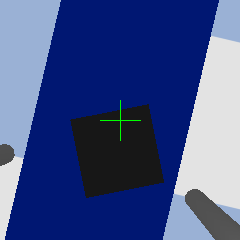
#> input picture src/new_image.png, 240 x 240 px
$ python -i vision.py   (imports and definitions only)
#> lines starting #> are read from the running program, lines starting #| are printed output that depends on the picture; after the words box and inside, x2 and y2 are one past the last pixel; in counts of white or black regions, pixels touching at a corner belong together
import numpy as np
import cv2

class VisionPipeline:
    def __init__(self, upper_brightness_limit=50, min_contour_area=500):
        self.upper_brightness_limit = upper_brightness_limit
        self.min_contour_area = min_contour_area

    def process_vision(self, img):
        color_image = img
        # Convert to HSV and extract brightness channel
        hsv_image = cv2.cvtColor(color_image, cv2.COLOR_RGB2HSV)
#> hsv_image: shape (240, 240, 3); mean H, S, V 79.6, 151.2, 136.3
        H, S, V = cv2.split(hsv_image)
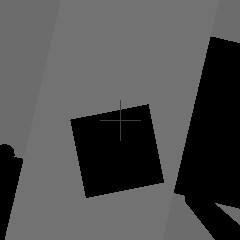
#> H: shape (240, 240); min 0, max 120, mean 79.6
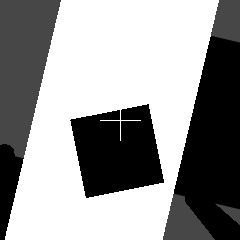
#> S: shape (240, 240); min 0, max 255, mean 151.2
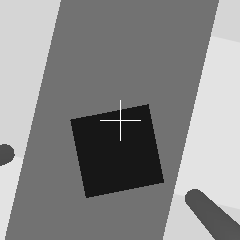
#> V: shape (240, 240); min 23, max 255, mean 136.3

        # Threshold for dark regions (microwave)
        dark_mask = cv2.inRange(V, 0, self.upper_brightness_limit)
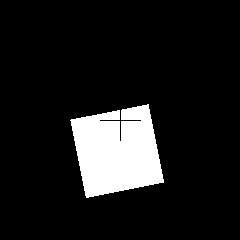
#> dark_mask: shape (240, 240); 10.9% white; 1 white region, box (x1, y1, x2, y2) and area: (70, 104, 164, 198) 6305

        # Clean the mask with morphological operations
        kernel = cv2.getStructuringElement(cv2.MORPH_RECT, (15, 15))
        cleaned_mask = cv2.morphologyEx(dark_mask, cv2.MORPH_CLOSE, kernel, iterations=2)
#> cleaned_mask: shape (240, 240); 11.1% white; 1 white region, box (x1, y1, x2, y2) and area: (70, 104, 164, 198) 6376
        cleaned_mask = cv2.morphologyEx(cleaned_mask, cv2.MORPH_OPEN, kernel, iterations=1)
#> cleaned_mask: shape (240, 240); 10.9% white; 1 white region

        # Find contours and compute the bounding box
        contours, _ = cv2.findContours(cleaned_mask, cv2.RETR_EXTERNAL, cv2.CHAIN_APPROX_SIMPLE)
#> contours = 1 contour; box (x1, y1, x2, y2) and area: (73, 107, 161, 195) 6132
        microwave_bbox = None
        if contours:
            largest_contour = max(contours, key=cv2.contourArea)
#> largest_contour = contour of 100 points, box (x1, y1, x2, y2) (73, 107, 161, 195), area 6132
            if cv2.contourArea(largest_contour) > self.min_contour_area:
                x, y, w, h = cv2.boundingRect(largest_contour)
#> x = 73; y = 107; w = 88; h = 88
                microwave_bbox = (x, y, w, h)
#> microwave_bbox = (73, 107, 88, 88)

        # If bounding box is detected, estimate orientation using Hough Transform
        dominant_angle = None
        if microwave_bbox is not None:
            x, y, w, h = microwave_bbox
            roi_mask = cleaned_mask[y:y+h, x:x+w]
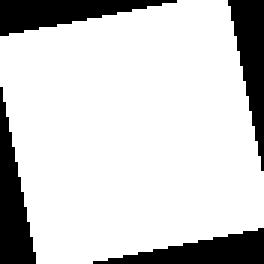
#> roi_mask: shape (88, 88) (shown 3 times larger); 81.1% white; 4 black regions, box (x1, y1, x2, y2) and area: (0, 29, 12, 88) 378, (0, 0, 59, 12) 375, (76, 0, 88, 57) 354, (31, 76, 88, 88) 354
            roi_color = color_image[y:y+h, x:x+w]
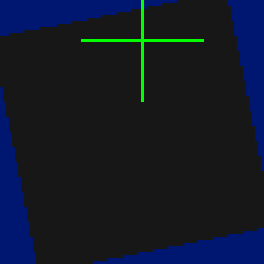
#> roi_color: shape (88, 88, 3) (shown 3 times larger); mean R, G, B 18.4, 25.2, 39.9

            # Step 1: Edge detection
            edges = cv2.Canny(roi_mask, 50, 150, apertureSize=3)
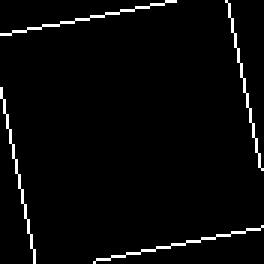
#> edges: shape (88, 88) (shown 3 times larger); 3% white in thin lines or dots

            # Step 2: Detect lines using Hough Transform
            lines = cv2.HoughLines(edges, 1, np.pi / 180, threshold=80)
#> lines = None

            if lines is not None:
                angles = [np.degrees(theta) for rho, theta in lines[:, 0]]
                angles = [a if a <= 180 else a - 180 for a in angles]
                dominant_angle = np.median(angles)

        return dominant_angle

# Usage example:
# Initialize the VisionPipeline class
vision = VisionPipeline()

# Now you can call the process_vision method to process an image
# Assuming `image` is a frame captured from your simulation or real-time input
# [13 lines not run here, left out]
# [6 lines of commented-out code are left out]

>>> import cv2
>>> picture = cv2.cvtColor(cv2.imread('new_image.png'), cv2.COLOR_BGR2RGB)
>>> result = VisionPipeline().process_vision(picture)
